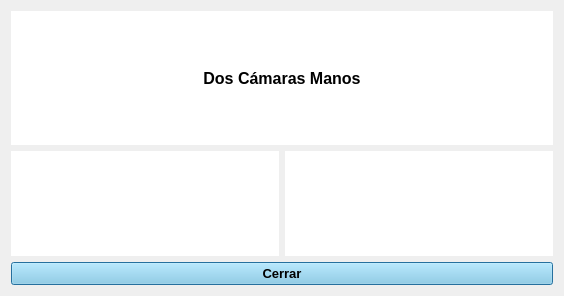
<?xml version="1.0" encoding="UTF-8"?>
<ui version="4.0">
 <class>Dialog</class>
 <widget class="QDialog" name="Dialog">
  <property name="geometry">
   <rect>
    <x>0</x>
    <y>0</y>
    <width>564</width>
    <height>296</height>
   </rect>
  </property>
  <property name="minimumSize">
   <size>
    <width>0</width>
    <height>0</height>
   </size>
  </property>
  <property name="windowTitle">
   <string>Marcha4Cam - Dos Cámaras Manos</string>
  </property>
  <property name="styleSheet">
   <string notr="true">QLabel{background-color:white;}</string>
  </property>
  <layout class="QGridLayout" name="gridLayout_2">
   <item row="1" column="0">
    <layout class="QGridLayout" name="gridLayout">
     <item row="0" column="0" colspan="2">
      <layout class="QVBoxLayout" name="verticalLayout">
       <item>
        <widget class="QLabel" name="FeedLabel">
         <property name="text">
          <string/>
         </property>
        </widget>
       </item>
      </layout>
     </item>
     <item row="0" column="2" colspan="2">
      <layout class="QVBoxLayout" name="verticalLayout_2">
       <item>
        <widget class="QLabel" name="FeedLabel_2">
         <property name="text">
          <string/>
         </property>
        </widget>
       </item>
      </layout>
     </item>
     <item row="1" column="0" colspan="4">
      <widget class="QPushButton" name="CancelBTN">
       <property name="font">
        <font>
         <pointsize>10</pointsize>
         <weight>75</weight>
         <bold>true</bold>
        </font>
       </property>
       <property name="styleSheet">
        <string notr="true">QPushButton{background-color:skyblue;}
QPushButton:hover{background-color:orange;}</string>
       </property>
       <property name="text">
        <string>Cerrar</string>
       </property>
      </widget>
     </item>
    </layout>
   </item>
   <item row="0" column="0">
    <widget class="QLabel" name="label">
     <property name="font">
      <font>
       <pointsize>12</pointsize>
       <weight>75</weight>
       <bold>true</bold>
      </font>
     </property>
     <property name="text">
      <string>Dos Cámaras Manos</string>
     </property>
     <property name="alignment">
      <set>Qt::AlignCenter</set>
     </property>
    </widget>
   </item>
  </layout>
 </widget>
 <resources/>
 <connections/>
</ui>
